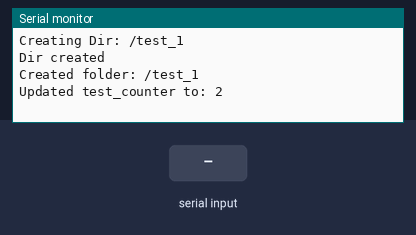
The sketch below on a simulated ESP32. On the bench: the last lines printed to the serial monitor. The test bench sets the inputs (shaded band). Storage starts empty.

Above: at 1.2 s.
1.3 s: "1,1\n" received over Serial
At 1.9 s:
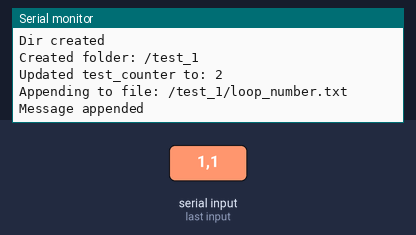
2.8 s: "2,1\n" received over Serial
At 4.0 s:
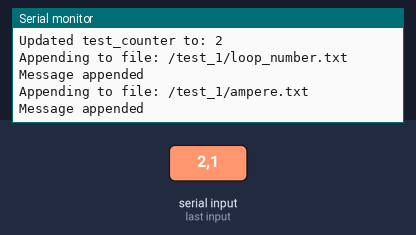
4.3 s: "3,1\n" received over Serial
At 5.4 s:
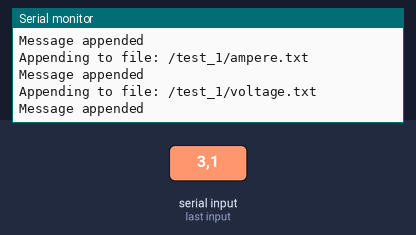
5.8 s: "4,1\n" received over Serial
At 6.5 s:
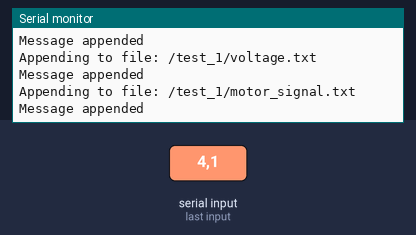
7.3 s: "5,1\n" received over Serial
At 7.6 s:
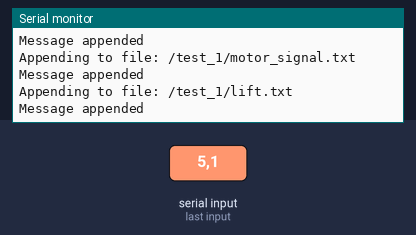
8.8 s: "1\n" received over Serial
At 9.8 s:
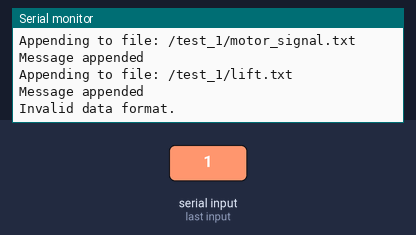

The sketch:

data_logger.ino
```cpp
#include "FS.h"
#include "SD.h"
#include "SPI.h"

// SPI pin definitions for the Xiao C3
#define SCK 8
#define MISO 9
#define MOSI 10
#define CS 5

#define TX_PIN 21  // TX pin
#define RX_PIN 20  // RX pin (optional, if the board supports it)

HardwareSerial MySerial(0);  // Create a new HardwareSerial class.

String testFolderName = "";  // Will hold the current test folder name
int testCounter = 0;         // To track test numbers across boots
const char *testCounterFile = "/test_counter.txt";  // File to store test counter

void setup() {
  Serial.begin(115200);
  MySerial.begin(115200, SERIAL_8N1, RX_PIN, TX_PIN);
  while (!MySerial) {
    delay(10);
  }

  // Initialize SPI and SD card
  SPI.begin(SCK, MISO, MOSI, CS);
  while (!SD.begin(CS)) {
    Serial.println("Card Mount Failed");
    delay(100);
  }

  // Check SD card type
  uint8_t cardType = SD.cardType();
  if (cardType == CARD_NONE) {
    Serial.println("No SD card attached");
    return;
  }

  // Print card size
  uint64_t cardSize = SD.cardSize() / (1024 * 1024);
  Serial.printf("SD Card Size: %lluMB\n", cardSize);

  // Read the test counter from the file and increment it
  testCounter = readTestCounter();

  // Create a new directory for the current test
  testFolderName = "/test_" + String(testCounter);
  createDir(SD, testFolderName.c_str());
  Serial.printf("Created folder: %s\n", testFolderName.c_str());

  // Increment and update the test counter file
  updateTestCounter(testCounter + 1);
}

void loop() {
  // Wait for serial input
  if (MySerial.available()) {
    String input = MySerial.readStringUntil('\n');
    input.trim();  // Remove any newline characters
    processSerialInput(input);
  }
}

// Process incoming serial data
void processSerialInput(String input) {
  int delimiterIndex = input.indexOf(',');
  if (delimiterIndex == -1) {
    Serial.println("Invalid data format.");
    return;
  }

  String id = input.substring(0, delimiterIndex);
  String value = input.substring(delimiterIndex + 1);

  // Validate and process data based on ID
  if (id == "1") {  // Loop Number
    appendFile(SD, (testFolderName + "/loop_number.txt").c_str(), value.c_str());
  } else if (id == "2") {  // Ampere
    appendFile(SD, (testFolderName + "/ampere.txt").c_str(), value.c_str());
  } else if (id == "3") {  // Voltage
    appendFile(SD, (testFolderName + "/voltage.txt").c_str(), value.c_str());
  } else if (id == "4") {  // Motor Signal
    appendFile(SD, (testFolderName + "/motor_signal.txt").c_str(), value.c_str());
  } else if (id == "5") {  // Lift
    appendFile(SD, (testFolderName + "/lift.txt").c_str(), value.c_str());
  } else if (id == "6") {  // Drag
    appendFile(SD, (testFolderName + "/drag.txt").c_str(), value.c_str());
  } else if (id == "7") {  // Timestamp
    appendFile(SD, (testFolderName + "/timestamp.txt").c_str(), value.c_str());
  } else {
    Serial.println("Invalid ID.");
  }
}

// Read the test counter from the file
int readTestCounter() {
  int counter = 1;  // Default counter if file doesn't exist

  // Check if the test_counter file exists
  if (SD.exists(testCounterFile)) {
    File file = SD.open(testCounterFile);
    if (file) {
      String counterStr = file.readStringUntil('\n');
      counter = counterStr.toInt();
      file.close();
      Serial.printf("Test counter read from file: %d\n", counter);
    } else {
      Serial.println("Failed to open test_counter file.");
    }
  } else {
    Serial.println("test_counter file does not exist. Creating a new one.");
  }

  return counter;
}

// Update the test counter in the file
void updateTestCounter(int newCounter) {
  File file = SD.open(testCounterFile, FILE_WRITE);
  if (file) {
    file.printf("%d\n", newCounter);
    file.close();
    Serial.printf("Updated test_counter to: %d\n", newCounter);
  } else {
    Serial.println("Failed to open test_counter file for writing.");
  }
}

// Directory listing function
void listDir(fs::FS &fs, const char *dirname, uint8_t levels) {
  Serial.printf("Listing directory: %s\n", dirname);

  File root = fs.open(dirname);
  if (!root) {
    Serial.println("Failed to open directory");
    return;
  }
  if (!root.isDirectory()) {
    Serial.println("Not a directory");
    return;
  }

  File file = root.openNextFile();
  while (file) {
    if (file.isDirectory()) {
      Serial.print("  DIR : ");
      Serial.println(file.name());
      if (levels) {
        listDir(fs, file.path(), levels - 1);
      }
    } else {
      Serial.print("  FILE: ");
      Serial.print(file.name());
      Serial.print("  SIZE: ");
      Serial.println(file.size());
    }
    file = root.openNextFile();
  }
}

// Create a directory
void createDir(fs::FS &fs, const char *path) {
  Serial.printf("Creating Dir: %s\n", path);
  if (fs.mkdir(path)) {
    Serial.println("Dir created");
  } else {
    Serial.println("mkdir failed");
  }
}

// Append to a file
void appendFile(fs::FS &fs, const char *path, const char *message) {
  Serial.printf("Appending to file: %s\n", path);

  File file = fs.open(path, FILE_APPEND);
  if (!file) {
    Serial.println("Failed to open file for appending");
    return;
  }
  if (file.println(message)) {
    Serial.println("Message appended");
  } else {
    Serial.println("Append failed");
  }
  file.close();
}
```

Measured:
- after the input at 1.3 s, the serial monitor: prints a new line at once (image 1)
- after the input at 2.8 s, the serial monitor: prints a new line at once (image 2)
- after the input at 4.3 s, the serial monitor: prints a new line at once (image 3)
- after the input at 5.8 s, the serial monitor: prints a new line at once (image 4)
- after the input at 7.3 s, the serial monitor: prints a new line at once (image 5)
- after the input at 8.8 s, the serial monitor: prints a new line at once (image 6)
